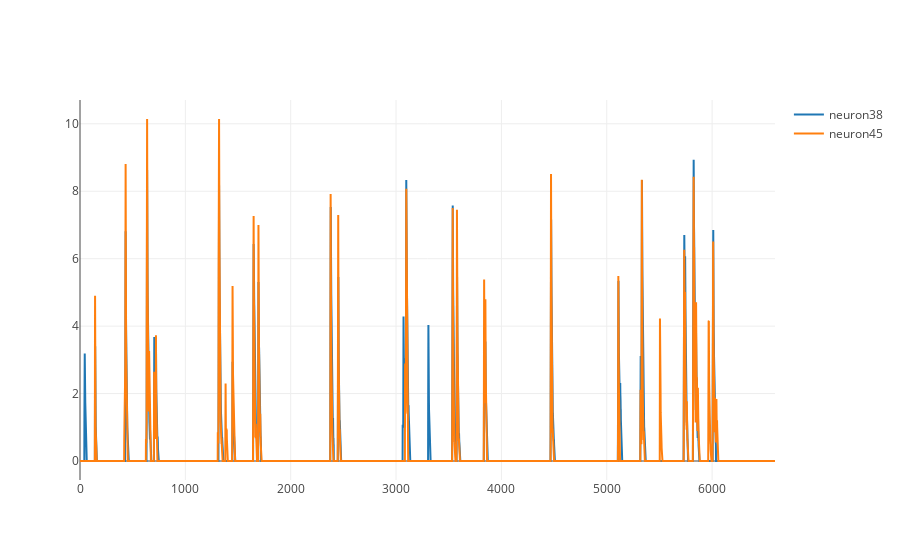

This figure's notebook cell:
### Code cell
fig, r_value = au.neuron_scatter_plot_with_reg("neuron38", "neuron45", cell_transients_dataframe)
print("Correlation(neuron38, neuron45) = {}".format(r_value))
au.neuron_line_plot("neuron38", "neuron45", cell_transients_dataframe)

### Figure 1 — Plotly figure (JSON) as saved in the notebook; plotly's stock layout.template omitted (floating-point values rounded to 4 significant figures; data arrays with more than 128 entries replaced by an {"elided": "..."} marker saying what was removed)
{"data": [{"name": "neuron38", "type": "scatter", "uid": "e2b519", "x": {"elided": "6598 int values"}, "y": {"elided": "6598 float values"}}, {"name": "neuron45", "type": "scatter", "uid": "466554", "x": {"elided": "6598 int values"}, "y": {"elided": "6598 float values"}}], "layout": {"autosize": true, "xaxis": {"autorange": true, "range": [0, 6597], "type": "linear"}, "yaxis": {"autorange": true, "range": [-0.5635, 10.71], "type": "linear"}}}
